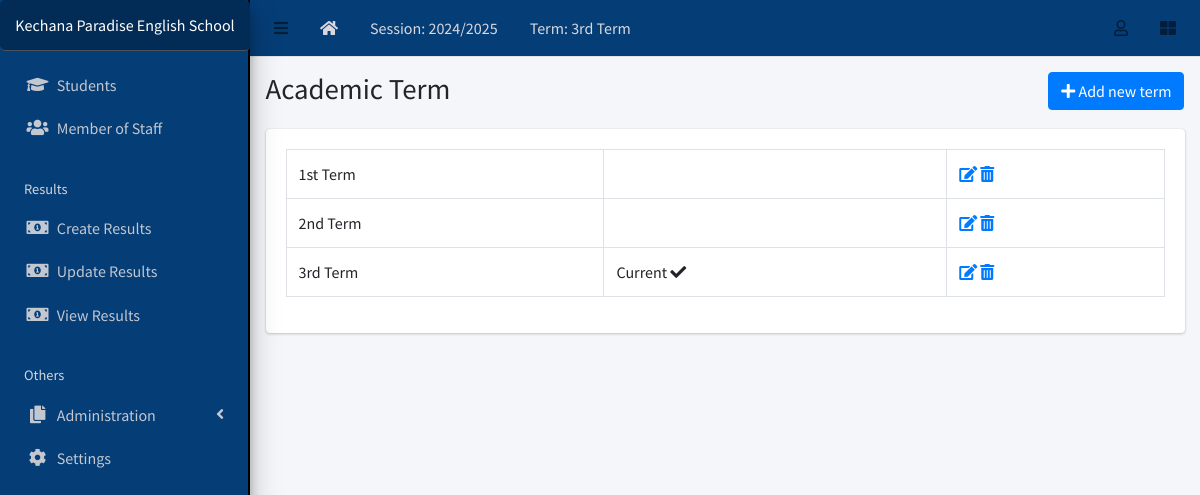
The page /term/list/ (signed in) on the database its author committed.
### apps/corecode/models.py (models this page shows, shortened)
class AcademicSession(models.Model):
    name = models.CharField(max_length=200, unique=True)
    current = models.BooleanField(default=True)
    class Meta:
        ordering = ["-name"]

class AcademicTerm(models.Model):
    name = models.CharField(max_length=20, unique=True)
    current = models.BooleanField(default=True)
    class Meta:
        ordering = ["name"]
    def __str__(self):
        return self.name

class SiteConfig(models.Model):
    key = models.SlugField()
    value = models.CharField(max_length=200)

### apps/corecode/views.py (the view)
# urls.py: path("term/list/", TermListView.as_view(), name="terms"),
class TermListView(LoginRequiredMixin, SuccessMessageMixin, ListView):
    model = AcademicTerm
    template_name = "corecode/term_list.html"
    def get_context_data(self, **kwargs):
        context = super().get_context_data(**kwargs)
        context["form"] = AcademicTermForm()
        return context

### apps/corecode/context_processors.py (called while the page is built)
def site_defaults(request):
    current_session = AcademicSession.objects.get(current=True)
    current_term = AcademicTerm.objects.get(current=True)
    vals = SiteConfig.objects.all()
    contexts = {
        "current_session": current_session.name,
        "current_term": current_term.name,
    }
    for val in vals:
        contexts[val.key] = val.value
    return contexts

### apps/corecode/templates/corecode/term_list.html (shortened to what this page needs)
{% extends 'base.html' %}
{% load widget_tweaks %}
{% block title %}
Academic Term
{% endblock title %}
{% block breadcrumb %}
  <a class="btn btn-primary" href="#" data-toggle="modal" data-target="#modal1">
    <i class="fa fa-plus"></i>
    Add new term
  </a>
{% endblock breadcrumb %}
{% block content %}
  <div class="row">
    <div class="col-sm-12">
        <table class="table table-bordered">
          <tbody>
            {% for object in object_list %}
            <tr>
              <td>{{ object }}</td>
              <td>
                {% if object.current == True %}
                  Current <i class="fa fa-check"></i>
                {% endif %}
              </td>
              <td><a href="{% url 'term-update' object.id %}"><i
                    class="fa fa-edit"></i></a> <a
                  href="{% url 'term-delete' object.id %}"><i
                    class="fa fa-trash-alt"></i></a></td>
            </tr>
            {% endfor %}
          </tbody>
        </table>
    </div>
  </div>
{% endblock content %}

### templates/base.html (shortened to what this page needs)
{% load static %}
<!DOCTYPE html>
<html lang="en">
<head>
  <link rel="stylesheet" href="{% static 'plugins/fontawesome-free/css/all.min.css' %}">
  <link rel="stylesheet" href="{% static 'plugins/toastr/toastr.min.css' %}">
  <link rel="stylesheet"
    href="{% static 'plugins/overlayScrollbars/css/OverlayScrollbars.min.css' %}">
  <link rel="stylesheet" href="{% static 'plugins/Datatables/datatables.min.css' %}" />
  <link rel="stylesheet" href="{% static 'dist/css/adminlte.min.css' %}">
<link rel="stylesheet" href="https://cdn.datatables.net/buttons/2.2.3/css/buttons.dataTables.min.css" />
</head>
<body
  class="hold-transition sidebar-mini layout-fixed layout-navbar-fixed layout-footer-fixed">
  <div class="wrapper">
    <nav class="main-header navbar navbar-expand navbar-white navbar-light">
      <ul class="navbar-nav">
        <li class="nav-item">
          <a class="nav-link" data-widget="pushmenu" href="#" role="button"><i
              class="fas fa-bars"></i></a>
        </li>
        <li class="nav-item d-none d-sm-inline-block">
          <a href="{% url 'home' %} " class="nav-link" style="color: rgb(218, 216, 222);"><i class="fa fa-home"></i></a>
        </li>
        <li class="nav-item d-none d-sm-inline-block">
          <a href="{% url 'current-session' %}" class="nav-link" style="color: rgb(218, 216, 222);">Session: {{ current_session }}</a>
        </li>
        <li class="nav-item d-none d-sm-inline-block">
          <a href="{% url 'current-session' %}" class="nav-link" style="color: rgb(218, 216, 222);">Term: {{ current_term }}</a>
        </li>
      </ul>
      <ul class="navbar-nav ml-auto" style="color: rgb(218, 216, 222);">
        <li class="nav-item dropdown">
          <a class="nav-link" data-toggle="dropdown" href="#">
            <i class="far fa-user"></i>
          </a>
        </li>
        <li class="nav-item">
          <a class="nav-link" data-widget="control-sidebar" data-slide="true"
            href="#" role="button"><i class="fas fa-th-large"></i></a>
        </li>
      </ul>
    </nav>
    <aside class="main-sidebar sidebar-dark-primary elevation-4" >
      <a href="{% url 'home' %}" class="brand-link" style="background-color:rgb(2, 44, 85); color: white; padding: 13px; text-align: center; border-radius: 5px; font-size: 16px;">
        {{ school_name | default:"MySchool" }}
      </a>
      <div class="sidebar">
        <nav class="mt-2">
          <ul class="nav nav-pills nav-sidebar flex-column"
            data-widget="treeview" role="menu" data-accordion="false">
            <li class="nav-item">
              <a href="{% url 'student-list' %}" class="nav-link">
                <i class="nav-icon fas fa-graduation-cap"></i>
                <p>
                  Students
                </p>
              </a>
            </li>
            <li class="nav-item">
              <a href="{% url 'staff-list' %}" class="nav-link">
                <i class="nav-icon fas fa-users"></i>
                <p>
                  Member of Staff
                </p>
              </a>
            </li>
            <li class="nav-header">Results</li>
            <li class="nav-item">
              <a href="{% url 'create-result' %}" class="nav-link">
                <i class="nav-icon fas fa-money-bill-alt"></i>
                <p>
                  Create Results
                </p>
              </a>
            </li>
            <li class="nav-item">
              <a href="{% url 'edit-results' %}" class="nav-link">
                <i class="nav-icon fas fa-money-bill-alt"></i>
                <p>
                  Update Results
                </p>
              </a>
            </li>
            <li class="nav-item">
              <a href="{% url 'view-results' %}" class="nav-link">
                <i class="nav-icon fas fa-money-bill-alt"></i>
                <p>
                  View Results
                </p>
              </a>
            </li>
            <li class="nav-header">Others</li>
            <li class="nav-item has-treeview">
              <a href="#" class="nav-link">
                <i class="nav-icon fas fa-copy"></i>
                <p>
                  Administration
                  <i class="fas fa-angle-left right"></i>
                </p>
              </a>
            </li>
            <li class="nav-item">
              <a href="{% url 'configs' %}" class="nav-link">
                <i class="nav-icon fas fa-cog"></i>
                <p>
                  Settings
                </p>
              </a>
            </li>
          </ul>
        </nav>
      </div>
    </aside>
    <div class="content-wrapper">
      <section class="content-header">
        <div class="container-fluid">
          <div class="row mb-1">
            <div class="col-sm-8">
              <h1>{% block title %}{% endblock title %}</h1>
            </div>
            <div class="col-sm-4">
              <ol class="breadcrumb float-sm-right">
                <li class="breadcrumb-item">{% block breadcrumb %}{% endblock breadcrumb %}</li>
              </ol>
            </div>
          </div>
        </div>
      </section>
      <section class="content">
        <div class="container-fluid">
          <div class="row">
            <div class="col-md-12">
              {% block fullcard %}
              <div class="card">
                <div class="card-body">
                  <div class="row">
                    <div class="col">
                      {% block content %}
                      {% endblock content %}
                    </div>
                  </div>
                </div>
              </div>
              {% endblock fullcard %}
            </div>
          </div>
        </div>
      </section>
    </div>
  </div>
</body>
</html>

### templates/base.html (style rules this page uses)
.main-sidebar { background-color:rgb(5, 61, 118); border-right: 2px solid black; }
.main-header { background-color:rgb(5, 61, 118); color: rgb(218, 216, 222); }

### rows shown on the page
AcademicSession: name "2024/2025"
AcademicTerm: name "3rd Term", current "Current"
SiteConfig: value "Kechana Paradise English School"
AcademicTerm: name "1st Term"
AcademicTerm: name "2nd Term"
